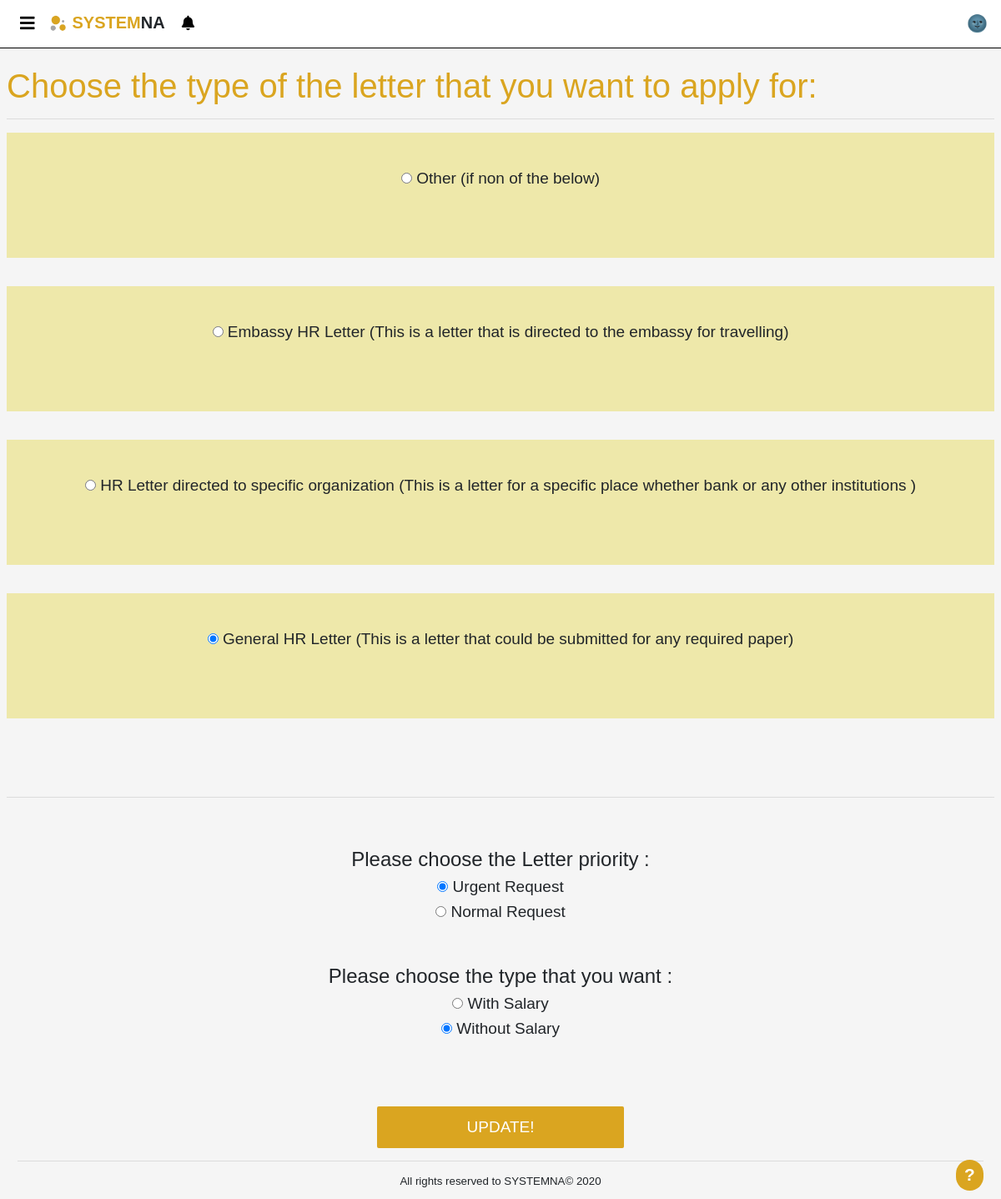
The page /pages/editLetter.php?id=37 (signed in) on the database its author committed.
### tables this page shows
CREATE TABLE `requests` (
  `Request_id` int(50) NOT NULL,
  `emp_id` int(11) NOT NULL,
  `Status` tinyint(1) DEFAULT NULL,
  `priority` tinyint(1) NOT NULL,
  `salary` tinyint(1) NOT NULL,
  `date` timestamp NOT NULL DEFAULT current_timestamp(),
  `additional_info` varchar(200) NOT NULL,
  `type_name` varchar(255) NOT NULL
);

CREATE TABLE `requests_types` (
  `Type_id` int(50) NOT NULL,
  `Name` text NOT NULL,
  `description` text NOT NULL,
  `body` text NOT NULL,
  `additional_info` text NOT NULL
);

### DB/Database.php (called while the page is built, shortened)
<?php
class Database
{
    private $host = 'localhost';
    private $user = 'root';
    private $pass = '';
    private $dbName = 'hr_system';
    private $dbh;
    private $stmt;
    public function __construct()
    {
        $dsn = "mysql:host=".$this->host.";dbname=".$this->dbName;
        $options = array(
            PDO::ATTR_PERSISTENT => true,
            PDO::ATTR_ERRMODE => PDO::ERRMODE_EXCEPTION
        );
        try
        {
            $this->dbh = new PDO($dsn,$this->user,$this->pass,$options);
        }catch(PDOException $e)
        {
            echo "<br><div style='text-align: center;'>ERROR! Please try again later</div>";
            $_SESSION['error'] = 'error in DB';
            error_log("error in DB page");
            exit;
        }
    }
    public function query($sql)
    {
        $this->stmt = $this->dbh->prepare($sql);
    }
    public function execute()
    {
        return $this->stmt->execute();
    }
    public function getdata()
    {
        $this->execute();
        return $this->stmt->fetchAll(PDO::FETCH_OBJ);
    }
    public function numRows()
    {
        return $this->stmt->rowCount();
    }
}
?>

### pages/editLetter.php (the view, shortened to what this page needs)
<?php
include "../template/header.php";
?>
<?php
if ($_SERVER['REQUEST_METHOD'] === 'POST') {
    $priority=$_POST['priority'];
    $salary=$_POST['salary'];
    $date=date('Y/m/d h:i:s');
    $type_name=$_POST['type_name'];
    echo $type_name;
    $Additional=$_POST[$type_name];
    if($Additional==null || $Additional==""){
        $Additional="0";
    }
    $sql="UPDATE requests SET additional_info = '" . $_POST[str_replace(' ', '_', $_POST['type_name'])] .  "' , salary = " . $salary . " , date = '" . $date . "' , type_name = '" . $type_name .  "', priority = " . $priority . " WHERE Request_id = " . $_POST['id'];
    $DB->query($sql);
    $DB->execute();
    header('Location: viewRequest.php');
}
else if (isset($_GET['id']))
{
    $requestId = $_GET['id'];
    $sql="SELECT * FROM requests WHERE Request_Id = " . $requestId;
    $DB->query($sql);
    $DB->execute();
    $selectedData = $DB ->getdata();
} else { header('Location: viewRequest.php'); }
?>
<div>
    <form id="Addletterform" method='post'>
        <br>
        <h1 style='color:#DAA520;'> Choose the type of the letter that you want to apply for: </h1>
        <hr>
        <div class="Letterdiv" id="Letterdiv">
            <?php
            $sql = "SELECT * FROM requests_types";
            $DB->query($sql);
            $DB->execute();
            for($i=0; $i<$DB->numRows(); $i++){
                $x=$DB->getdata();
                $Name=$x[$i]->Name;
                $desc=$x[$i]->description;
                echo "<div id='columnAddRequest' style='background-color:#EEE8AA;'>";
                echo "<br><br>";
                echo"<label><input type='radio' onclick='showfield(this.value)' name='type_name' id='buttonsletter' value='$Name' ";
                echo $selectedData[0]->type_name == $Name ? 'checked' : '';
                echo "> $Name ($desc) </label>" ;
                echo "<br> ";
                echo "<br><br><br><br><br> ";
            }
            echo "<br><br>";
            echo "</div>";
            ?>
            <br>
            <hr>
            <br><br>
            <h4> Please choose the Letter priority : </h4>
            <label><input type="radio" name="priority" id ="rdbtn1" value="1" required <?php echo $selectedData[0]->priority == 1 ? 'checked' : '' ;?>> Urgent Request</label>
            <br>
            <label><input type="radio" name="priority" id ="rdbtn2" value="0" <?php echo $selectedData[0]->priority == 0 ? 'checked' : '' ;?>> Normal Request</label>
            <br><br><br>
            <h4> Please choose the type that you want : </h4>
            <label><input type="radio" name="salary" id ="rdbtn3" value="1" required <?php echo $selectedData[0]->salary == 1 ? 'checked' : '' ;?> > With Salary</label>
            <br>
            <label>
                <input type="radio" name="salary" id ="rdbtn4" value="0" <?php echo $selectedData[0]->salary == 0 ? 'checked' : '' ;?>> Without Salary
            </label>
            <br><br><br><br>
            <input type="submit" onclick="return check()" id="editLetterButton" value="UPDATE!">
        </div>
    </form>
    <?php include "../template/footer.php";
    ?>

### css/style.css (style rules this page uses)
* { margin: 0px; font-family: sans-serif; }
#applyForLetterBtn, #editLetterButton, #updateLetter , #AddLetterbtn, #UpBttn { width: 25%; background-color: #daa520; color: white; padding: 14px 20px; margin: 8px 0; border: none; border-radius: 2px; cursor: pointer; }
.Letterdiv { float: left; display: inline-block; width: 100%; }
#columnAddRequest { background-color: #f0e68c; border: none; width: 100%; height: 150px; display: inline-block; text-align: center; font-size: 19px; cursor: pointer; }

### css/popup.css (style rules this page uses)
.popup-notification .popup-close:hover , { color:gold; }

### template/help.php (style rules this page uses)
* { line-height: normal !important; }

### rows shown on the page
requests_types: Name "Other", description "if non of the below"
requests: type_name "☐ Other (if non of the below)", type_name "☐ Embassy HR Letter (This is a l", type_name "☐ HR Letter directed to specific", type_name "☑ General HR Letter (This is a l", priority "☑ Urgent Request", priority "☐ Normal Request", salary "☐ With Salary", salary "☑ Without Salary"
requests_types: Name "Embassy HR Letter", description "This is a letter that is directed to the embassy for travelling"
requests_types: Name "HR Letter directed to specific organization", description "This is a letter for a specific place whether bank or any other institutions"
requests_types: Name "General HR Letter", description "This is a letter that could be submitted for any required paper"
